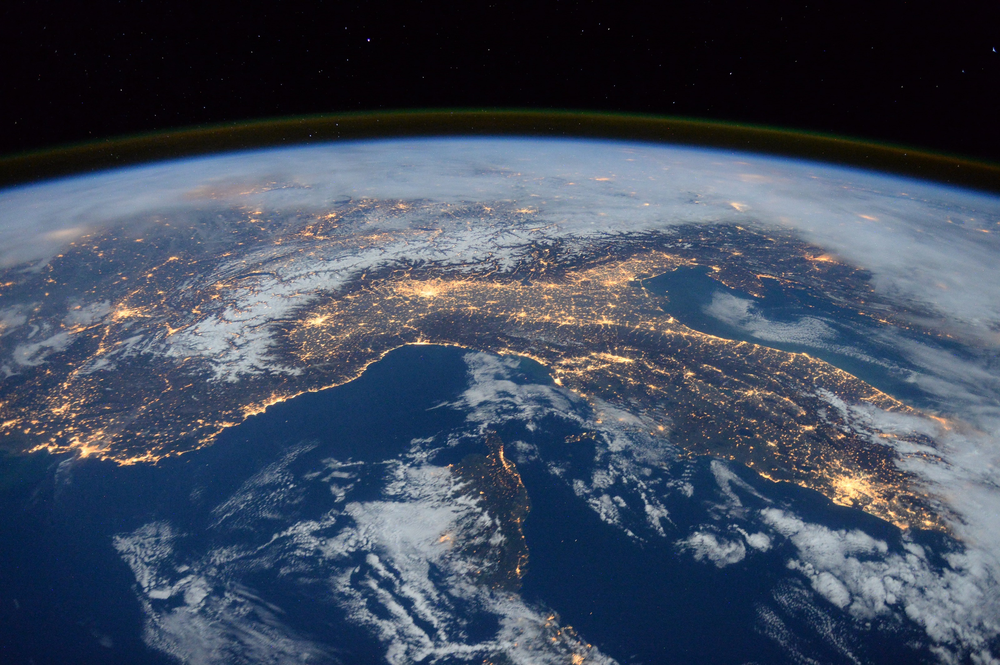
#> input picture figures/sample.png, 1000 x 665 px, shrunk from 3200 x 2129 before the run
$ python conv_roberts_y.py
#> lines starting #> are read from the running program, lines starting #| are printed output that depends on the picture
#!/usr/bin/env python3
"""
Roberts Y Convolution Example
Generates diagonal edge detection using Roberts Y kernel on sample.png

This script demonstrates diagonal edge detection using the Roberts Y kernel:
[[0, 1],
 [-1, 0]]

The kernel detects diagonal edges in the ↘ direction.
"""

import numpy as np
import matplotlib.pyplot as plt
from PIL import Image
from scipy.signal import convolve2d
import os

def apply_roberts_y_convolution(image_path, output_path):
    """
    Apply Roberts Y convolution to detect diagonal edges.

    Args:
        image_path (str): Path to input image
        output_path (str): Path to save output image
    """
#> called with image_path = 'figures/conv2d/conv/../../sample.png', output_path = 'figures/conv2d/conv/conv_roberts_y.png'
    # Load image and convert to grayscale
    img = Image.open(image_path).convert('L')
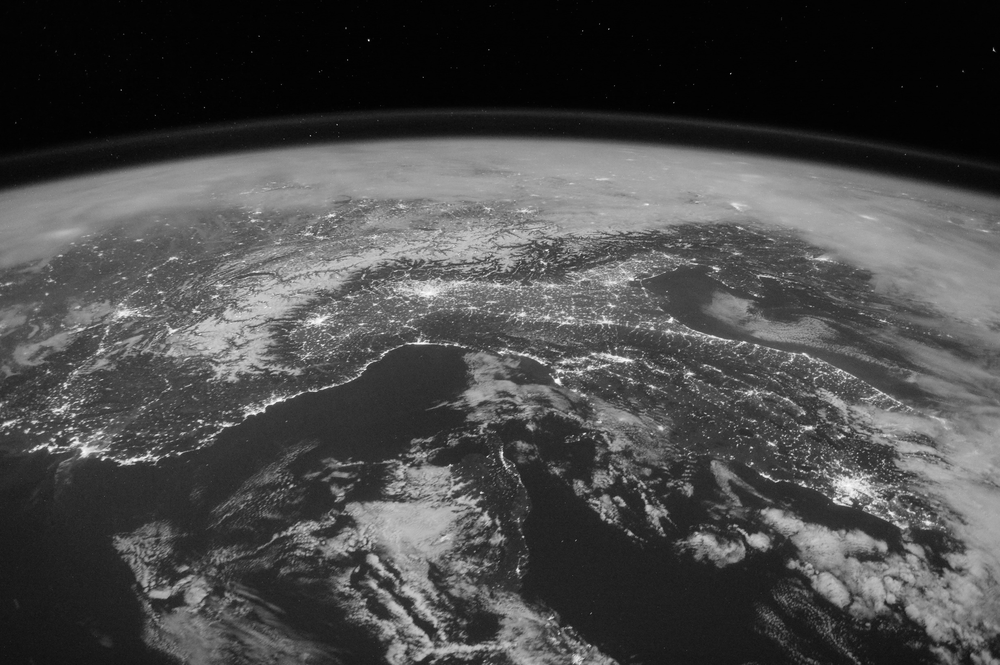
#> img: PIL image 1000x665 L; min 0, max 253, mean 73.7
    img_array = np.array(img)

    # Define Roberts Y kernel for diagonal edge detection
    roberts_y = np.array([
        [0, 1],
        [-1, 0]
    ])

    # Apply convolution
    # Note: scipy.signal.convolve2d flips the kernel, so we need to flip it back
    # to get the correct Roberts Y effect
    convolved = convolve2d(img_array, roberts_y[::-1, ::-1], mode='same')
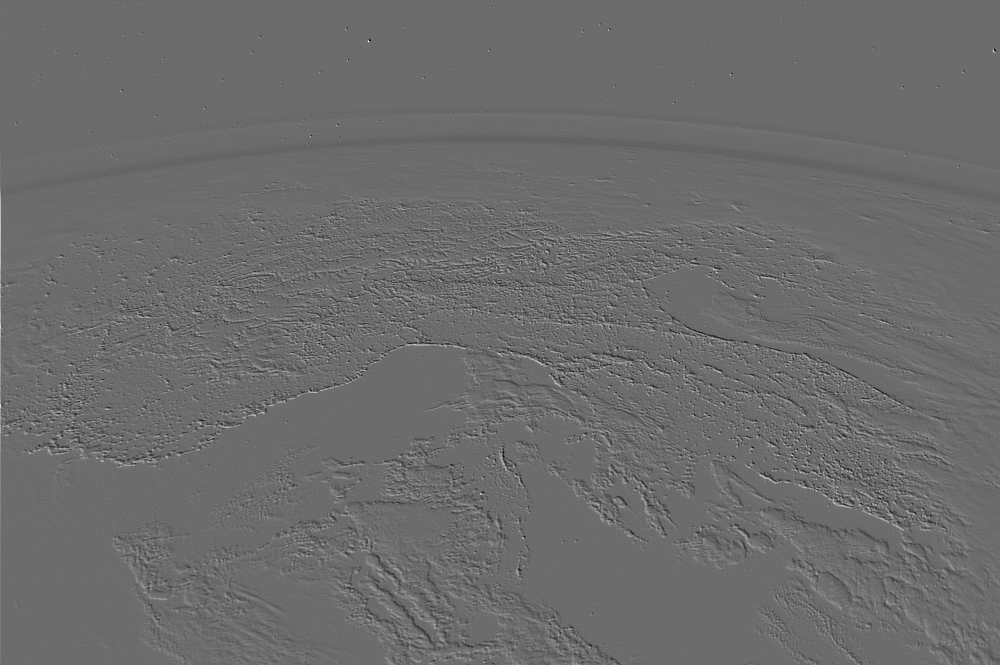
#> convolved: shape (665, 1000) int64; min -178, max 240, mean 0; drawn with min black and max white

    # Normalize the result to 0-255 range
    convolved = np.clip(convolved, 0, 255).astype(np.uint8)
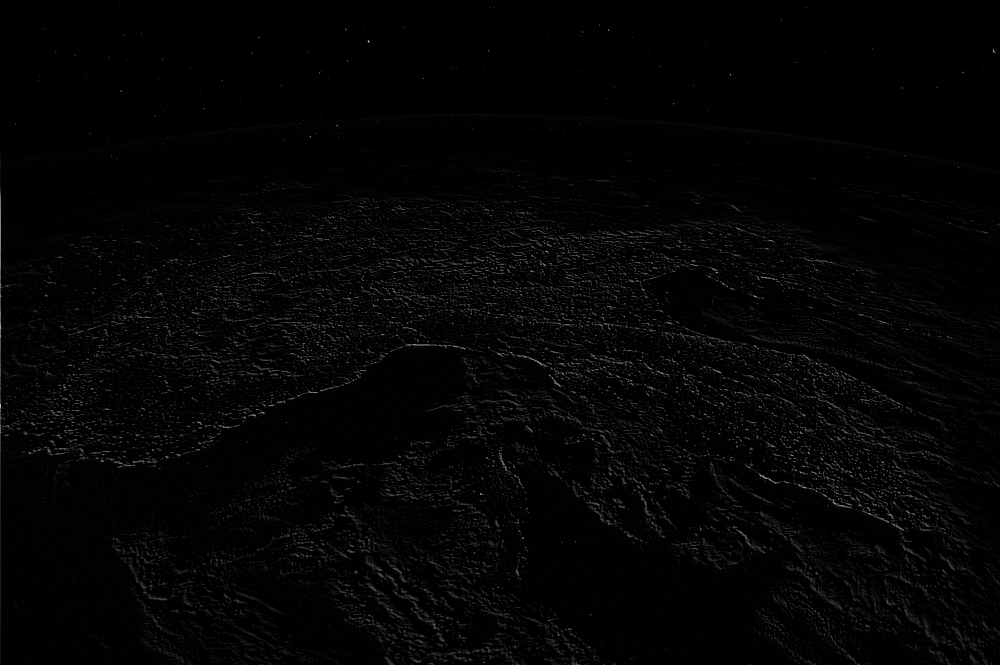
#> convolved: shape (665, 1000); min 0, max 240, mean 4.2

    # Create visualization
    fig, axes = plt.subplots(1, 3, figsize=(15, 5))

    # Original image
    axes[0].imshow(img_array, cmap='gray')
    axes[0].set_title('Original Image')
    axes[0].axis('off')

    # Kernel visualization
    im = axes[1].imshow(roberts_y, cmap='RdBu_r', vmin=-1, vmax=1)
    axes[1].set_title('Roberts Y Kernel\n(Diagonal Edge Detection ↘)')
    axes[1].axis('off')

    # Add kernel values as text
    for i in range(2):
        for j in range(2):
            axes[1].text(j, i, str(roberts_y[i, j]),
                        ha='center', va='center',
                        color='black', fontweight='bold')

    # Convolved result
    axes[2].imshow(convolved, cmap='gray')
    axes[2].set_title('Roberts Y Result\n(Diagonal Edges ↘)')
    axes[2].axis('off')

    plt.tight_layout()
    plt.savefig(output_path, dpi=300, bbox_inches='tight')
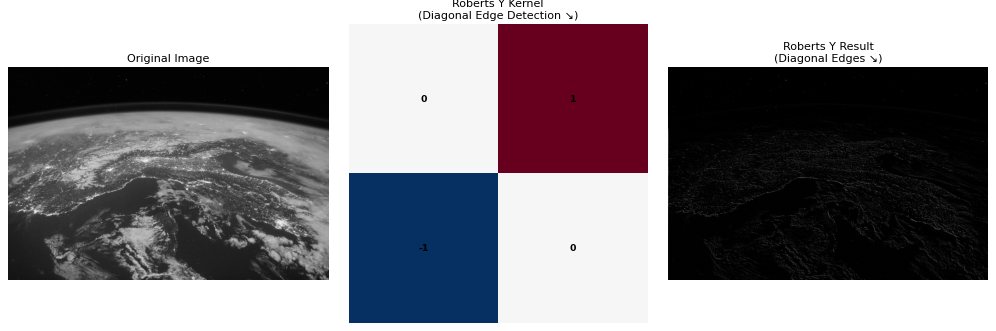
#> figure drawn by matplotlib, 3 panels
    plt.close()

    print(f"Roberts Y convolution completed. Result saved to: {output_path}")

if __name__ == "__main__":
    # Define paths
    script_dir = os.path.dirname(os.path.abspath(__file__))
    sample_path = os.path.join(script_dir, "..", "..", "sample.png")
    output_path = os.path.join(script_dir, "conv_roberts_y.png")

    # Check if sample.png exists
    if not os.path.exists(sample_path):
        print(f"Error: sample.png not found at {sample_path}")
        exit(1)

    # Apply convolution and save result
    apply_roberts_y_convolution(sample_path, output_path)
